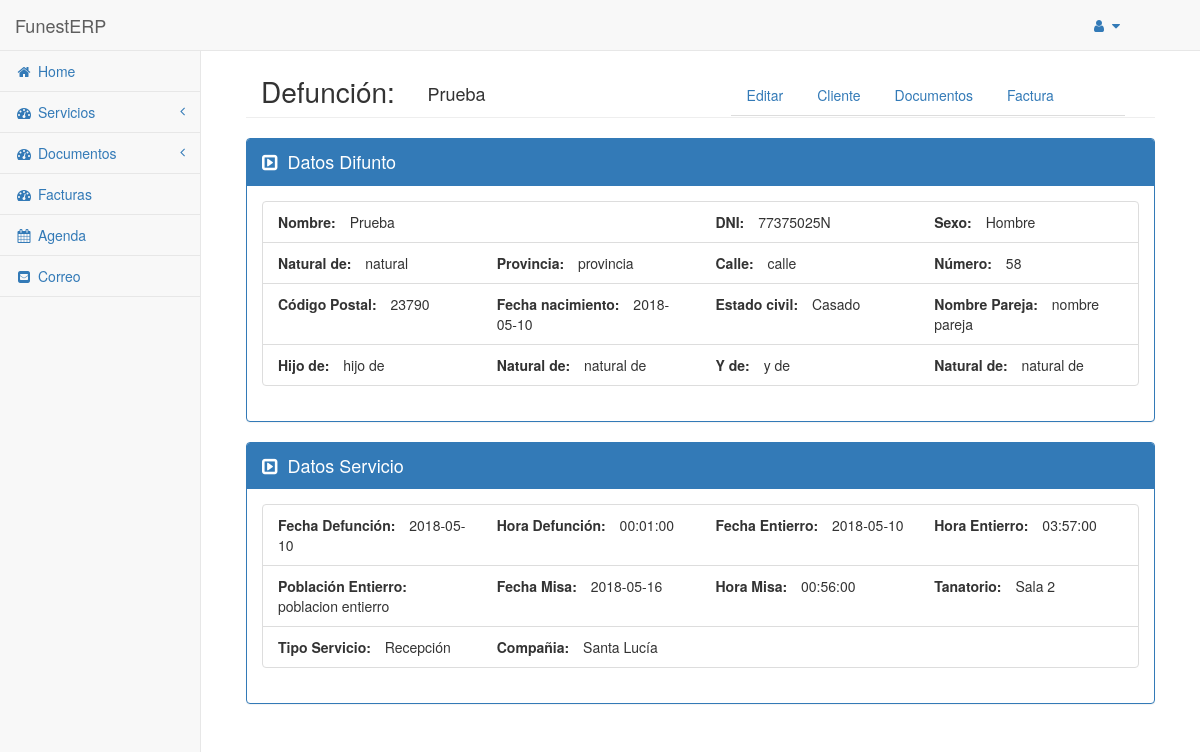
/erp/modulos/servicios/main.php?op=v_defuncion&ref=15, run on an earlier commit of the app's database.
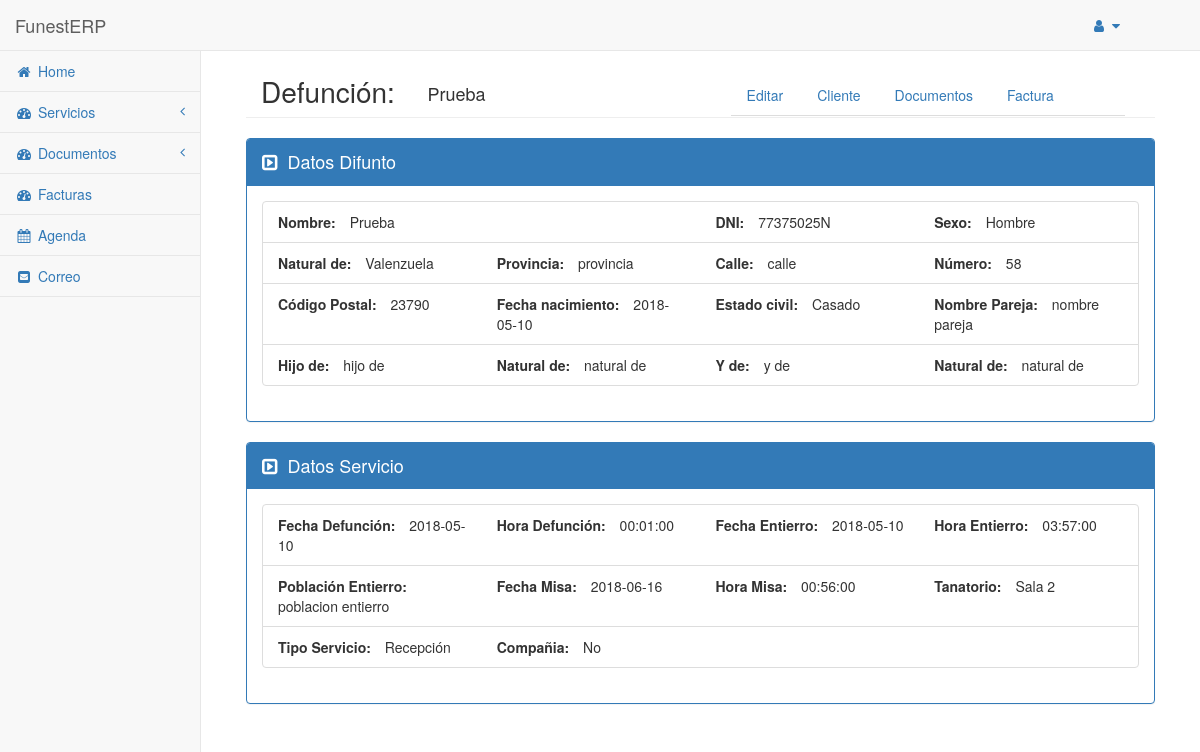
And on a later commit of the database.
### tables this page shows
CREATE TABLE `difunto` (
  `id` int(11) NOT NULL,
  `nombre` varchar(50) NOT NULL,
  `dni` text,
  `sexo` enum('Hombre','Mujer') DEFAULT NULL,
  `poblacion` varchar(50) DEFAULT NULL,
  `provincia` varchar(50) DEFAULT NULL,
  `calle` varchar(50) DEFAULT NULL,
  `numero` varchar(11) DEFAULT NULL,
  `codigo_postal` varchar(5) DEFAULT NULL,
  `fecha_nacimiento` date DEFAULT NULL,
  `estado_civil` enum('Casado','Viudo','Soltero','') DEFAULT NULL,
  `nombre_pareja` varchar(50) DEFAULT NULL,
  `hijo_de` varchar(50) DEFAULT NULL,
  `poblacion2` varchar(50) DEFAULT NULL,
  `hijo_de2` varchar(50) DEFAULT NULL,
  `poblacion3` varchar(50) DEFAULT NULL
);

CREATE TABLE `servicio` (
  `id` int(11) NOT NULL,
  `id_dif` int(11) NOT NULL,
  `fecha_defuncion` date DEFAULT NULL,
  `hora_defuncion` time DEFAULT NULL,
  `fecha_entierro` date DEFAULT NULL,
  `hora_entierro` time DEFAULT NULL,
  `poblacion_entierro` varchar(50) DEFAULT NULL,
  `fecha_misa` date DEFAULT NULL,
  `hora_misa` time DEFAULT NULL,
  `tanatorio` enum('No','Sala 1','Sala 2','Sala 3') DEFAULT NULL,
  `tipo_servicio` enum('Particular','Compañia','Recepción','Tanatorio') DEFAULT NULL,
  `compañia` enum('Preventiva','Santa Lucía','Mapre','No') DEFAULT NULL
);

### config/API_Client.php (called while the page is built, shortened)
<?php
class APIClient {
    public $HOST = "localhost";
    public $BD = "funesterp";
    public $USER = "root";
    public $PASS = "";
    public $BD_CONEXION;
    public function __construct() {
        $this->BD_CONEXION = mysqli_connect($this->HOST, $this->USER, $this->PASS, $this->BD);
        mysqli_set_charset($this->BD_CONEXION, "utf8");
    }
    public function select($modulo, $cond = null, $campos = "*", $order = null, $limit = null) {
        $sql = $this->preparaSQL([
            "modulo" => $modulo,
            "cond" => $cond,
            "campos" => $campos,
            "order" => $order,
            "limit" => $limit
        ]);
        $resultado = $this->getRows($sql);
        return $resultado;
    }
    public function preparaSQL($parametros) {
        $parametros = (object)$parametros;
        $sql = "SELECT $parametros->campos FROM $parametros->modulo WHERE $parametros->cond";
        return $sql;
    }
    public function getRows($sql) {
        if(!$res = $this->ejecutarSQL($sql)) return null;
        $resultado = [];
        while($row = mysqli_fetch_object($res)) {
            $resultado[] = $row;
        }
        return $resultado;
    }
    public function ejecutarSQL($sql) {
        $sql = trim($sql);
        $resultado = mysqli_query($this->BD_CONEXION, $sql);
        if($resultado) return $resultado;
        return false;
    }
}

### config/API_Global.php (called while the page is built, shortened)
<?php
require __DIR__ . "/API_Client.php";
$ApiClient = new APIClient();

### erp/modulos/servicios/v_defuncion.php (the view, shortened to what the changed rows need)
<?php
$ref = $_GET['ref'];
$modulo = "difunto";
$cond = "id='$ref'";
$difunto = $ApiClient->select($modulo,$cond);
$difunto = $difunto[0];
$servicio = $ApiClient->select("servicio", "id_dif='$difunto->id'");
$hayServicio = false;
if(!empty($servicio)) {
    $servicio = $servicio[0];
    $hayServicio = true;
}
?>
<div class="container-fluid">
    <div class="row page_header">
        <div class="col-md-2"><h1>Defunción:</h1></div>
        <div class="col-md-10 alinear_nav">
            <div class="col-md-5"><h4><?= $difunto->nombre ?></h4></div>
            <div class="col-md-7">
                <nav>
                    <ul class="nav nav-tabs">
                        <li class="espaciar_nav" role="presentation" >
                            <a href="main.php?op=e_defuncion&ref=<?= $difunto->id ?>">Editar</a>
                        </li>
                        <li class="espaciar_nav" role="presentation">
                            <a href="main.php?op=v_cliente&miga=difunto&ref=<?= $difunto->id ?>">Cliente</a>
                        </li>
                        <li class="espaciar_nav" role="presentation">
                            <a href="../documentos/main.php?op=documentos&miga=difunto&ref=<?= $difunto->id ?>">Documentos</a>
                        </li>
                        <li class="espaciar_nav" role="presentation">
                            <a href="../contabilidad/main.php?op=v_factura&miga=difunto&ref=<?= $difunto->id ?>">Factura</a>
                        </li>
                    </ul>
                </nav>
            </div>
        </div>
    </div>
    <div class="row page_content">
        <div class="col-md-12">
            <div>
                <div class="panel panel-primary">
                    <div class="panel-heading info_seccion"><i class="fa fa-caret-square-o-right"></i>Datos Difunto</div>
                    <div class="panel-body">
                        <ul class="list-group">
                            <li class="list-group-item">
                                <div class="row diseño_span">
                                    <div class="col-md-6"><span>Nombre: </span><?= $difunto->nombre ?></div>
                                    <div class="col-md-3"><span>DNI: </span><?= $difunto->dni ?></div>
                                    <div class="col-md-3"><span>Sexo: </span><?= $difunto->sexo ?></div>
                                </div>
                            </li>
                            <li class="list-group-item">
                                <div class="row diseño_span">
                                    <div class="col-md-3"><span>Natural de: </span><?= $difunto->poblacion ?></div>
                                    <div class="col-md-3"><span>Provincia: </span><?= $difunto->provincia ?></div>
                                    <div class="col-md-3"><span>Calle: </span><?= $difunto->calle ?></div>
                                    <div class="col-md-3"><span>Número: </span><?= $difunto->numero ?></div>
                                </div>
                            </li>
                            <li class="list-group-item">
                                <div class="row diseño_span">
                                    <div class="col-md-3"><span>Código Postal: </span><?= $difunto->codigo_postal ?></div>
                                    <div class="col-md-3"><span>Fecha nacimiento: </span><?= $difunto->fecha_nacimiento ?></div>
                                    <div class="col-md-3"><span>Estado civil: </span><?= $difunto->estado_civil ?></div>
                                    <div class="col-md-3"><span>Nombre Pareja: </span><?= $difunto->nombre_pareja ?></div>
                                </div>
                            </li>
                            <li class="list-group-item">
                                <div class="row diseño_span">
                                    <div class="col-md-3"><span>Hijo de: </span><?= $difunto->hijo_de ?></div>
                                    <div class="col-md-3"><span>Natural de: </span><?= $difunto->poblacion2 ?></div>
                                    <div class="col-md-3"><span>Y de: </span><?= $difunto->hijo_de2 ?></div>
                                    <div class="col-md-3"><span>Natural de: </span><?= $difunto->poblacion3 ?></div>
                                </div>
                            </li>
                        </ul>
                    </div>
                </div>
            </div>
            <?php if($hayServicio) { ?>
                <div>
                    <div class="panel panel-primary">
                        <div class="panel-heading info_seccion"><i class="fa fa-caret-square-o-right"></i>Datos Servicio</div>
                        <div class="panel-body">
                            <ul class="list-group">
                                <li class="list-group-item">
                                    <div class="row diseño_span">
                                        <div class="col-md-3"><span>Fecha Defunción: </span><?= $servicio->fecha_defuncion ?></div>
                                        <div class="col-md-3"><span>Hora Defunción: </span><?= $servicio->hora_defuncion ?></div>
                                        <div class="col-md-3"><span>Fecha Entierro: </span><?= $servicio->fecha_entierro ?></div>
                                        <div class="col-md-3"><span>Hora Entierro: </span><?= $servicio->hora_entierro ?></div>
                                    </div>
                                </li>
                                <li class="list-group-item">
                                    <div class="row diseño_span">
                                        <div class="col-md-3"><span>Población Entierro: </span><?= $servicio->poblacion_entierro ?></div>
                                        <div class="col-md-3"><span>Fecha Misa: </span><?= $servicio->fecha_misa ?></div>
                                        <div class="col-md-3"><span>Hora Misa: </span><?= $servicio->hora_misa ?></div>
                                        <div class="col-md-3"><span>Tanatorio: </span><?= $servicio->tanatorio ?></div>
                                    </div>
                                </li>
                                <li class="list-group-item">
                                    <div class="row diseño_span">
                                        <div class="col-md-3"><span>Tipo Servicio: </span><?= $servicio->tipo_servicio ?></div>
                                        <div class="col-md-3"><span>Compañia: </span><?= $servicio->compañia ?></div>
                                    </div>
                                </li>
                            </ul>
                        </div>
                    </div>
                </div>
            <?php } ?>
        </div>
    </div>
</div>

What changed in the data, as far as the page shows it:
changed difunto "Prueba": poblacion "natural" → "Valenzuela"
changed servicio "poblacion entierro": fecha_misa "2018-05-16" → "2018-06-16"; compañia "Santa Lucía" → "No"
